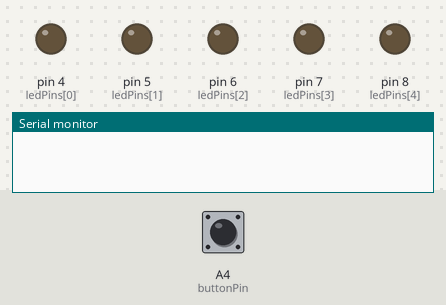
Bench run of a sketch on a simulated Arduino Uno, built with avr-gcc and run on an emulated ATmega328P. Parts: output pins drawn as LEDs (lit = HIGH), the last lines printed to the serial monitor. The test bench sets the inputs (shaded band); at power-on: A4 (buttonPin) HIGH.

Above: at 1.2 s.
1.3 s: A4 (buttonPin) pulled LOW for 0.15 s
At 2.5 s:
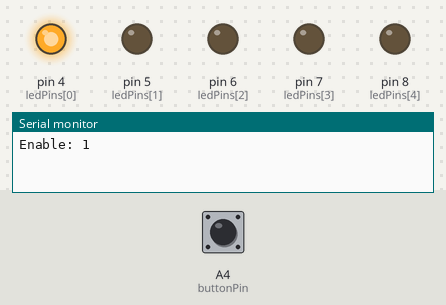
2.9 s: A4 (buttonPin) pulled LOW for 1 s
At 3.7 s:
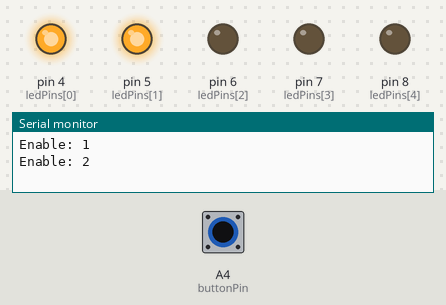
5.4 s: A4 (buttonPin) pulled LOW for 0.15 s
At 6.6 s:
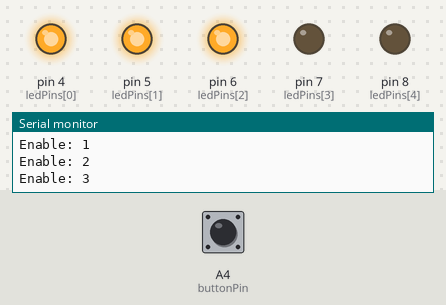
7.0 s: A4 (buttonPin) pulled LOW for 3.2 s
At 8.1 s:
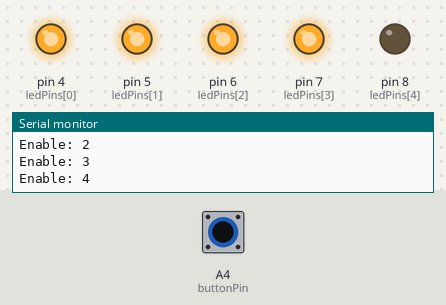
11.7 s: A4 (buttonPin) pulled LOW for 0.15 s
At 12.9 s:
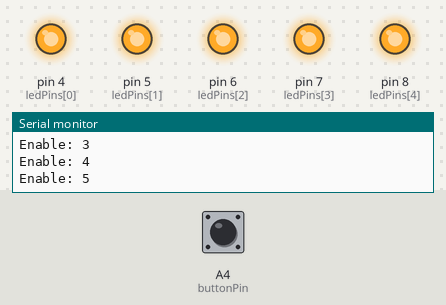
Timing chart, 0 to 14.3 s (numbered marks = the images above; inputs shaded):
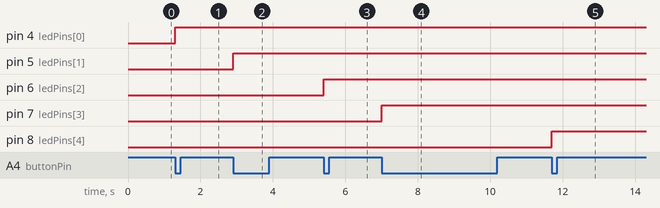

Measured:
- after the input at 1.3 s, pin 4 (ledPins[0]): LOW → HIGH at once
- after the input at 2.9 s, pin 5 (ledPins[1]): LOW → HIGH at once
- after the input at 5.4 s, pin 6 (ledPins[2]): LOW → HIGH at once
- after the input at 7.0 s, pin 7 (ledPins[3]): LOW → HIGH at once
- after the input at 11.7 s, pin 8 (ledPins[4]): LOW → HIGH at once

The sketch:

sequential_leds.ino
```cpp
/*
  sequential_leds.ino
  --------------------------
  This sketch sequentially turns on 5 LEDs one after another
  with a delay between each. After the last LED, the sequence restarts.

  Pins used: 4, 5, 6, 7, 8

  Circuit diagram:
    (Each LED should be connected with a 220–330 Ohm resistor)

    Arduino pin ─── Resistor ───►|─── GND
                                 LED

    Example:
      Pin 4 ─── Resistor ───►|─── GND
      Pin 5 ─── Resistor ───►|─── GND
      Pin 6 ─── Resistor ───►|─── GND
      Pin 7 ─── Resistor ───►|─── GND
      Pin 8 ─── Resistor ───►|─── GND

*/
bool prevButton = false;
int currentLED = 0;

const int buttonPin = A4;
const int ledPins[] = {4, 5, 6, 7, 8};
const int numLEDs = sizeof(ledPins) / sizeof(ledPins[0]);

void setup() {
  pinMode(buttonPin, INPUT_PULLUP);
  for (int i = 0; i < numLEDs; i++) {
    pinMode(ledPins[i], OUTPUT);
    digitalWrite(ledPins[i], LOW);
  }
  Serial.begin(9600);
}

void loop() {
  bool button = !digitalRead(buttonPin);

  if (button && !prevButton) {
    currentLED++;
    if (currentLED > numLEDs) {
      currentLED = 0;
    }

    for (int i = 0; i < numLEDs; i++) {
      digitalWrite(ledPins[i], i < currentLED ? HIGH : LOW);
    }

    Serial.print("Enable: ");
    Serial.println(currentLED);
  }

  prevButton = button;
  delay(100);
}
```
